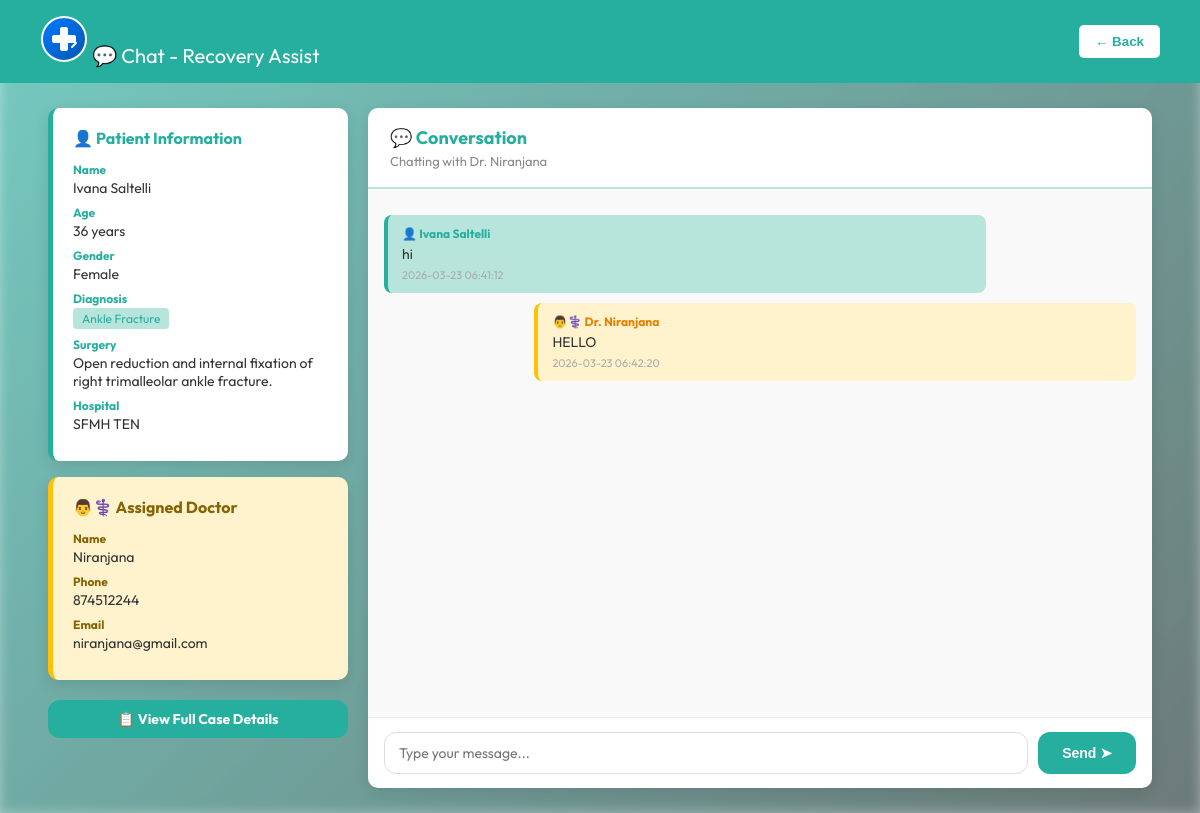
/chat/1/4, run on the app's committed database.
### tables this page shows
CREATE TABLE patient_cases (id INTEGER PRIMARY KEY AUTOINCREMENT, patient_id INTEGER, patient_name TEXT, age INTEGER, gender TEXT, diagnosis TEXT, surgery TEXT, hospital TEXT, doctor TEXT, doctor_id INTEGER, simplified_report TEXT, medications TEXT, physiotherapy TEXT, diet TEXT, recovery_progress TEXT, followup TEXT, file_path TEXT, upload_date TIMESTAMP, doctor_recommendations TEXT, recovery_tips TEXT, FOREIGN KEY(patient_id) REFERENCES patients(id), FOREIGN KEY(doctor_id) REFERENCES doctors(id));

CREATE TABLE doctors (id INTEGER PRIMARY KEY AUTOINCREMENT, name TEXT, doctor_id TEXT UNIQUE, password TEXT, phone TEXT, email TEXT, qualification TEXT, hospital TEXT, experience TEXT, is_available INTEGER DEFAULT 1);

CREATE TABLE messages (id INTEGER PRIMARY KEY AUTOINCREMENT, case_id INTEGER, patient_id INTEGER, doctor_id INTEGER, sender_type TEXT, message TEXT, timestamp TIMESTAMP, FOREIGN KEY(case_id) REFERENCES patient_cases(id), FOREIGN KEY(patient_id) REFERENCES patients(id), FOREIGN KEY(doctor_id) REFERENCES doctors(id));

### app.py (the view)
@app.route("/chat/<int:case_id>/<int:doctor_id>", methods=["GET"])
def chat_page(case_id, doctor_id):
    conn = sqlite3.connect("medcare.db")
    try:
        cursor = conn.cursor()
        cursor.execute("""
        SELECT patient_name, age, gender, diagnosis, surgery, hospital
        FROM patient_cases WHERE id = ?
        """, (case_id,))
        case_info = cursor.fetchone()
        cursor.execute("""
        SELECT name, phone, email FROM doctors WHERE id = ?
        """, (doctor_id,))
        doctor_info = cursor.fetchone()
        cursor.execute("""
        SELECT sender_type, message, timestamp FROM messages
        WHERE case_id = ? ORDER BY timestamp ASC
        """, (case_id,))
        messages = [{'sender_type': r[0], 'message': r[1], 'timestamp': r[2]} for r in cursor.fetchall()]
    finally:
        conn.close()
    if not case_info or not doctor_info:
        return "Case or Doctor not found", 404
    is_doctor = 'doctor_id' in session
    back_url = url_for('doctor_dashboard') if is_doctor else url_for('patient_dashboard')
    return render_template("chat.html",
        case_id=case_id,
        doctor_id=doctor_id,
        patient_name=case_info[0],
        patient_age=case_info[1],
        patient_gender=case_info[2],
        diagnosis=case_info[3],
        surgery=case_info[4],
        hospital=case_info[5],
        doctor_name=doctor_info[0],
        doctor_phone=doctor_info[1],
        doctor_email=doctor_info[2],
        messages=messages,
        is_doctor=is_doctor,
        back_url=back_url
    )

### templates/chat.html (shortened to what this page needs)
<!DOCTYPE html>
<html>
<head>
</head>
<body>
<header>
  <span><img src="{{ url_for('static', filename='logo.svg') }}" alt="Recovery Assist" class="nav-logo"> 💬 Chat - Recovery Assist</span>
  <a href="{{ back_url }}"><button class="back-btn">← Back</button></a>
</header>
<div class="layout">
  <div class="sidebar">
    <div class="info-card">
      <h3>👤 Patient Information</h3>
      <div class="info-row">
        <span class="info-label">Name</span>
        <span class="info-value">{{ patient_name }}</span>
      </div>
      <div class="info-row">
        <span class="info-label">Age</span>
        <span class="info-value">{{ patient_age }} years</span>
      </div>
      <div class="info-row">
        <span class="info-label">Gender</span>
        <span class="info-value">{{ patient_gender }}</span>
      </div>
      <div class="info-row">
        <span class="info-label">Diagnosis</span>
        <span class="info-value"><span class="badge">{{ diagnosis }}</span></span>
      </div>
      <div class="info-row">
        <span class="info-label">Surgery</span>
        <span class="info-value">{{ surgery if surgery else '—' }}</span>
      </div>
      <div class="info-row">
        <span class="info-label">Hospital</span>
        <span class="info-value">{{ hospital if hospital else '—' }}</span>
      </div>
    </div>
    <div class="info-card doctor-card">
      <h3>👨⚕️ Assigned Doctor</h3>
      <div class="info-row">
        <span class="info-label">Name</span>
        <span class="info-value">{{ doctor_name }}</span>
      </div>
      <div class="info-row">
        <span class="info-label">Phone</span>
        <span class="info-value">{{ doctor_phone }}</span>
      </div>
      <div class="info-row">
        <span class="info-label">Email</span>
        <span class="info-value">{{ doctor_email }}</span>
      </div>
    </div>
    <a href="{{ url_for('view_case', case_id=case_id) }}" class="view-detail-btn">📋 View Full Case Details</a>
  </div>
  <div class="chat-panel">
    <div class="chat-header">
      <h2>💬 Conversation</h2>
      <p>
        {% if is_doctor %}
        Chatting with patient: {{ patient_name }}
        {% else %}
        Chatting with Dr. {{ doctor_name }}
        {% endif %}
      </p>
    </div>
    <div class="chatbox" id="chatbox">
      {% if messages %}
        {% for msg in messages %}
        <div class="message {{ msg.sender_type }}">
          <div class="message-sender">
            {% if msg.sender_type == 'patient' %}👤 {{ patient_name }}{% else %}👨⚕️ Dr. {{ doctor_name }}{% endif %}
          </div>
          <p class="message-text">{{ msg.message }}</p>
          <div class="message-time">{{ msg.timestamp }}</div>
        </div>
        {% endfor %}
      {% else %}
      <div class="no-messages">
        <p>No messages yet. Start the conversation!</p>
      </div>
      {% endif %}
    </div>
    <div class="chat-input-area">
      <input type="text" id="chatInput" class="chat-input" placeholder="Type your message..." />
      <button class="send-btn" onclick="sendMessage()">Send ➤</button>
    </div>
  </div>
</div>
</body>
</html>

### templates/chat.html (style rules this page uses)
:root { --primary-color: #26AE9F; --primary-light: #B8E5DB; --primary-dark: #538F86; --secondary-bg: #B2D3CC; --light-bg: #DDDEDC; --main-bg: #ffffff; --dark-text: #1A302D; --muted-text: #538F86; --success-color: #81C784; --error-color: #E57373; }
* { box-sizing: border-box; }
body { font-family: 'Outfit', sans-serif; background: linear-gradient(135deg, rgba(38, 174, 159, 0.4) 0%, rgba(26, 48, 45, 0.4) 100%), url('https://plus.unsplash.com/premium_photo-1681995460558-738a8856313c?q=80&w=1170&auto=format&fit=crop&ixlib=rb-4.1.0&ixid=M3wxMjA3fDB8MHxwaG90by1wYWdlfHx8fGVufDB8fHx8fA%3D%3D'); background-size: cover; background-position: center; background-attachment: fixed; margin: 0; position: relative; }
body::before { content: ''; position: fixed; top: 0; left: 0; right: 0; bottom: 0; background: linear-gradient(135deg, rgba(38, 174, 159, 0.4) 0%, rgba(26, 48, 45, 0.4) 100%), url('https://plus.unsplash.com/premium_photo-1681995460558-738a8856313c?q=80&w=1170&auto=format&fit=crop&ixlib=rb-4.1.0&ixid=M3wxMjA3fDB8MHxwaG90by1wYWdlfHx8fGVufDB8fHx8fA%3D%3D'); background-size: cover; background-position: center; background-attachment: fixed; filter: blur(6px); z-index: -1; }
header { background: var(--primary-color); color: white; padding: 15px 40px; font-size: 20px; display: flex; justify-content: space-between; align-items: center; }
.back-btn { background: white; color: var(--primary-color); padding: 9px 16px; border: none; border-radius: 5px; cursor: pointer; font-weight: bold; }
.layout { display: grid; grid-template-columns: 300px 1fr; gap: 20px; width: 92%; margin: 25px auto; }
.sidebar { display: flex; flex-direction: column; gap: 16px; }
.info-card { background: white; border-radius: 10px; box-shadow: 0 5px 15px rgba(0,0,0,0.1); padding: 20px; border-left: 5px solid var(--primary-color); }
.info-card h3 { color: var(--primary-color); margin: 0 0 14px 0; font-size: 16px; }
.info-row { margin: 8px 0; font-size: 14px; }
.info-label { font-weight: bold; color: var(--primary-color); display: block; font-size: 12px; margin-bottom: 2px; }
.info-value { color: #333; }
.badge { display: inline-block; background: var(--primary-light); color: var(--primary-color); border-radius: 4px; padding: 3px 9px; font-size: 12px; }
.doctor-card { background: #fff3cd; border-left: 5px solid #ffc107; }
.doctor-card h3 { color: #856404; }
.doctor-card .info-label { color: #856404; }
.view-detail-btn { display: block; background: var(--primary-color); color: white; text-align: center; padding: 10px; border-radius: 12px; text-decoration: none; font-weight: bold; font-size: 14px; margin-top: 4px; }
.chat-panel { background: white; border-radius: 10px; box-shadow: 0 5px 15px rgba(0,0,0,0.1); display: flex; flex-direction: column; height: calc(100vh - 120px); min-height: 500px; }
.chat-header { padding: 18px 22px; border-bottom: 2px solid var(--primary-light); }
.chat-header h2 { color: var(--primary-color); margin: 0 0 4px 0; font-size: 18px; }
.chat-header p { color: #888; margin: 0; font-size: 13px; }
.chatbox { flex: 1; overflow-y: auto; padding: 16px; background: #f9f9f9; }
.message { margin: 10px 0; padding: 11px 14px; border-radius: 8px; word-wrap: break-word; max-width: 80%; }
.message.patient { background: var(--primary-light); border-left: 4px solid var(--primary-color); margin-right: auto; }
.message.doctor { background: #fff3cd; border-left: 4px solid #ffc107; margin-left: auto; }
.message-sender { font-size: 12px; font-weight: bold; margin-bottom: 4px; }
.message.patient .message-sender { color: var(--primary-color); }
.message.doctor .message-sender { color: #e67e00; }
.message-text { margin: 0; color: #333; font-size: 14px; }
.message-time { font-size: 11px; color: #aaa; margin-top: 5px; }
.chat-input-area { padding: 14px 16px; border-top: 1px solid #eee; display: flex; gap: 10px; }
.chat-input { flex: 1; border: 1px solid #ddd; padding: 11px 14px; border-radius: 12px; font-size: 14px; font-family: 'Outfit', sans-serif; }
.send-btn { background: var(--primary-color); color: white; border: none; padding: 11px 24px; border-radius: 12px; cursor: pointer; font-weight: bold; font-size: 14px; }

### data on the page
patient_cases: patient_name "Ivana Saltelli", gender "Female", diagnosis "Ankle Fracture", surgery "Open reduction and internal fixation of right trimalleolar ankle fracture.", hospital "SFMH TEN"
doctors: name "Niranjana", phone "874512244", email "niranjana@gmail.com"
messages: message "hi", timestamp "2026-03-23 06:41:12"
messages: message "HELLO", timestamp "2026-03-23 06:42:20"

### other printed values
{{ patient_age }} "36"
